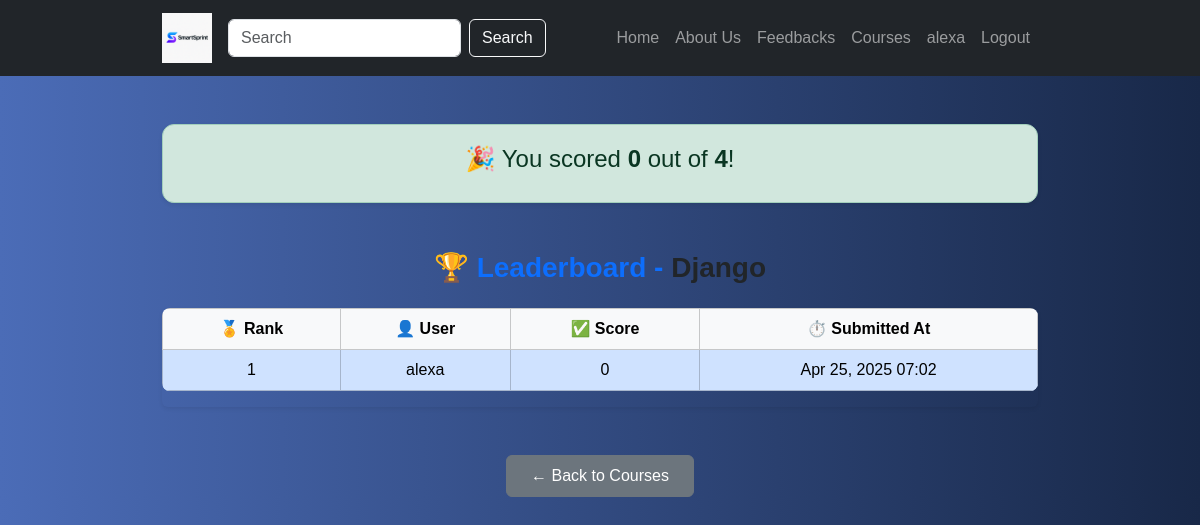
Page /submission/5/result/ (signed in) on the committed database.
### quiz_app/models.py (models this page shows, shortened)
class Submission(models.Model):
    user = models.ForeignKey(User, on_delete=models.CASCADE, related_name='submissions')
    quiz = models.ForeignKey(Quiz, on_delete=models.CASCADE)
    score = models.IntegerField(default=0)
    submitted_at = models.DateTimeField(auto_now_add=True)

class Quiz(models.Model):
    course = models.ForeignKey(Course, on_delete=models.CASCADE, related_name='quizzes')
    title = models.CharField(max_length=255)
    created_at = models.DateTimeField(auto_now_add=True)

### quiz_app/views.py (the view)
# urls.py: path('submission/<int:submission_id>/result/', views.quiz_result, name='quiz_result'),
@login_required
def quiz_result(request, submission_id):
    submission = get_object_or_404(Submission, id=submission_id, user=request.user)
    leaderboard = Submission.objects.filter(quiz=submission.quiz).order_by('-score', 'submitted_at')[:10]
    return render(request, 'quiz_result.html', {
        'submission': submission,
        'leaderboard': leaderboard
    })

### quiz_app/templates/quiz_result.html (shortened to what this page needs)
<!DOCTYPE html>
{% load static %}
<html lang="en">
<head>
  <link href="https://cdn.jsdelivr.net/npm/bootstrap@5.3.3/dist/css/bootstrap.min.css" rel="stylesheet">
</head>
<body>
  <nav class="navbar navbar-expand-lg navbar-dark bg-dark">
    <div class="container">
      <a class="navbar-brand" href="{% url 'home' %}">
        <img src="{% static 'images/logo.png' %}" alt="Logo" style="height: 50px; width: 50px;">
      </a>
        <form class="d-flex mx-auto">
            <input class="form-control me-2" type="search" placeholder="Search" aria-label="Search">
            <button class="btn btn-outline-light" type="submit">Search</button>
        </form>
        <div class="collapse navbar-collapse" id="navbarNav">
            <ul class="navbar-nav ms-auto">
                <li class="nav-item"><a class="nav-link" href="{% url 'home' %}">Home</a></li>
                <li class="nav-item"><a href="{% url 'about' %}" class="nav-link">About Us</a></li>
                <li class="nav-item"><a href="/1/reviews/" class="nav-link">Feedbacks</a></li>
                {% if user.is_authenticated %}
                <li class="nav-item"><a class="nav-link" href="{% url 'courses' %}">Courses</a></li>
                <li class="nav-item"><a class="nav-link" href="{% url 'profile' %}">{{ user.username }}</a></li>
                <li class="nav-item"><a class="nav-link" href="{% url 'logout' %}">Logout</a></li>
                {% else %}
                 <li class="nav-item"><a class='nav-link' href="{% url 'login' %}">Login</a></li>
                {% endif %}
            </ul>
        </div>
    </div>
</nav>
  <div class="container mt-5">
    <div class="alert alert-success shadow-sm text-center">
      <h4>🎉 You scored <strong>{{ submission.score }}</strong> out of <strong>{{ submission.quiz.questions.count }}</strong>!</h4>
    </div>
    <h3 class="mt-5 mb-4 text-center text-primary">🏆 Leaderboard - <span class="text-dark">{{ submission.quiz.title }}</span></h3>
    {% if leaderboard %}
    <div class="table-responsive shadow-sm rounded">
      <table class="table table-bordered table-hover align-middle">
        <thead class="table-light">
          <tr class="text-center">
            <th scope="col">🏅 Rank</th>
            <th scope="col">👤 User</th>
            <th scope="col">✅ Score</th>
            <th scope="col">⏱️ Submitted At</th>
          </tr>
        </thead>
        <tbody>
          {% for entry in leaderboard %}
          <tr class="text-center {% if entry.user == request.user %}table-primary{% endif %}">
            <td>{{ forloop.counter }}</td>
            <td>{{ entry.user.username }}</td>
            <td>{{ entry.score }}</td>
            <td>{{ entry.submitted_at|date:"M d, Y H:i" }}</td>
          </tr>
          {% endfor %}
        </tbody>
      </table>
    </div>
    {% else %}
    <p class="text-muted text-center mt-4">No leaderboard data available yet.</p>
    {% endif %}
    <div class="text-center mt-5">
      <a href="{% url 'courses' %}" class="btn btn-secondary px-4 py-2">← Back to Courses</a>
    </div>
  </div>
</body>
</html>

### quiz_app/templates/quiz_result.html (style rules this page uses)
body { background: linear-gradient(to right, #4b6cb7, #182848); color: white; text-align: center; font-family: 'Poppins', sans-serif; }
.container { max-width: 900px; }
.alert-success { font-size: 1.25rem; border-radius: 12px; padding: 20px; }
h3 { font-weight: 600; }
table { border-radius: 8px; overflow: hidden; }
.table-primary { background-color: #d6e9f8 !important; }

### rows in the picture
Submission: score "0", quiz.questions.count "4", quiz "Django", user.username "alexa", submitted_at "Apr 25, 2025 07:02"

### other values in the picture
{{ user.username }} "alexa"
